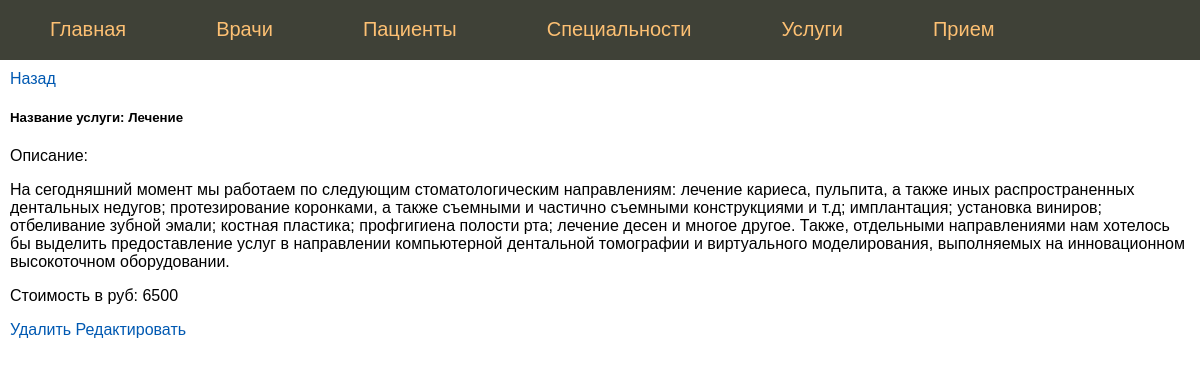
Screenshot of /services/1 with the database file from the repository.
### app.py (models this page shows, shortened)
class Services(db.Model):
    id = db.Column(db.Integer, primary_key=True)
    name = db.Column(db.String(50), unique=True, nullable=False)
    description = db.Column(db.String(200), nullable=False)
    price = db.Column(db.Integer, nullable=False)
    serv = db.relationship('Appointments', backref='services', uselist=False)

### app.py (the view)
@app.route("/services/<int:id>")
def show_services_detail(id):
    service = Services.query.get(id)
    return render_template('services-detail.html', service=service)

### templates/services-detail.html (shortened to what this page needs)
{% extends 'layout.html' %}
{% block content %}
<a href="/services">Назад</a>
<div>
    <h5>Название услуги: {{service.name}}</h5>
    <p>Описание:
    <p> {{service.description}}</p>
    <p>Стоимость в руб: {{service.price}}</p>
</div>
<a href="/services/{{service.id}}/delete">Удалить</a>
<a href="/services/{{service.id}}/update">Редактировать</a>
{% endblock %}

### static/css/styles.css (style rules this page uses)
html, body { font-family: 'Arial'; margin: 0; padding: 0; height: 100%; width: 100%; }
a { color: #0059b2; text-decoration: none; }

### rows the page displays
Services: name "Лечение", description "На сегодняшний момент мы работаем по следующим стоматологическим направлениям: лечение кариеса, пульпита, а также иных распространенных дентальных недугов; протезирование коронками, а также съемными и частично съемными конструкциями и т.д; имплантация; установка виниров; отбеливание зубной эмали; костная пластика; профгигиена полости рта; лечение десен и многое другое. Также, отдельными направлениями нам хотелось бы выделить предоставление услуг в направлении компьютерной дентальной томографии и виртуального моделирования, выполняемых на инновационном высокоточном оборудовании.", price "6500"
